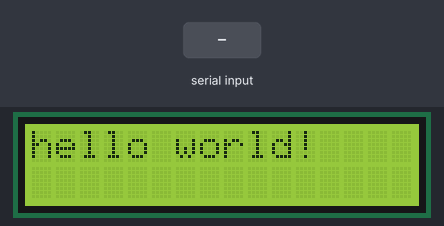
This sketch was run on a simulated Arduino Mega 2560, built with avr-gcc and run on an emulated ATmega2560. Shown: 16×2 character LCD. The inputs (shaded band) are chosen by the test bench. What the sketch prints to the serial monitor is not drawn.

Above: at 0.1 s.
4.8 s: "1" received over Serial
At 6.7 s:
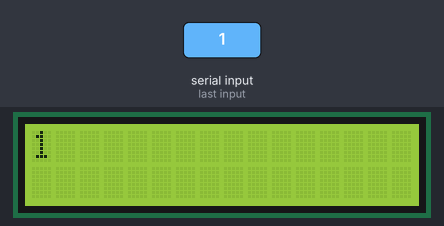
7.4 s: "0" received over Serial
At 9.7 s:
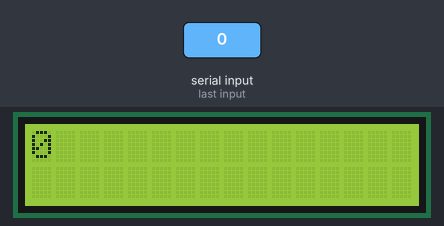
10.0 s: "2" received over Serial
At 11.9 s:
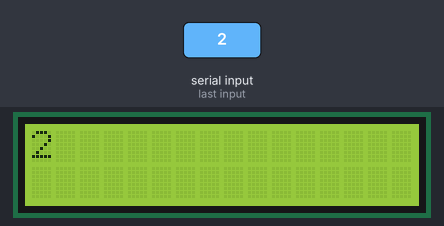
Timing chart, 0 to 13.4 s (numbered marks = the images above; inputs shaded):
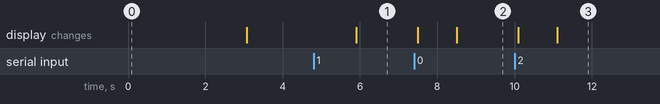

The sketch:

serial_read_lcd.ino
```cpp
#include <LiquidCrystal.h>

// TODO: update with new hardware pin settings
LiquidCrystal lcd(41,39,23,25,27,29,31,33,35,37);
void setup() {
  // put your setup code here, to run once:
  //lcd.autoscroll();
  Serial.begin(9600);
  lcd.begin(16, 2);
  lcd.print("hello world!");
  delay(3000);
  lcd.clear();
  delay(500);
}

void loop() {
  // when characters arrive over the serial port...
  if (Serial.available()) {
    // wait a bit for the entire message to arrive
    delay(100);
    // clear the screen
    lcd.clear();
    // read all the available characters
    String str = Serial.readString();
    lcd.print(str);
    Serial.println(str);

  }
}
```

Measured:
- after the input at 4.8 s, the display: changes after 1.1 s (image 1)
- after the input at 7.4 s, the display: first changes after 0.10 s (image 2 shows a later state)
- after the input at 10.0 s, the display: first changes after 0.10 s (image 3 shows a later state)
